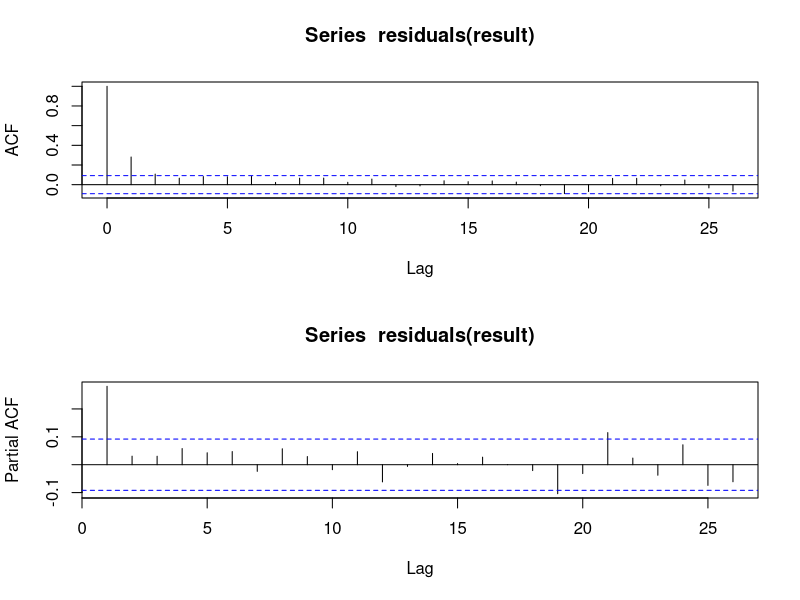
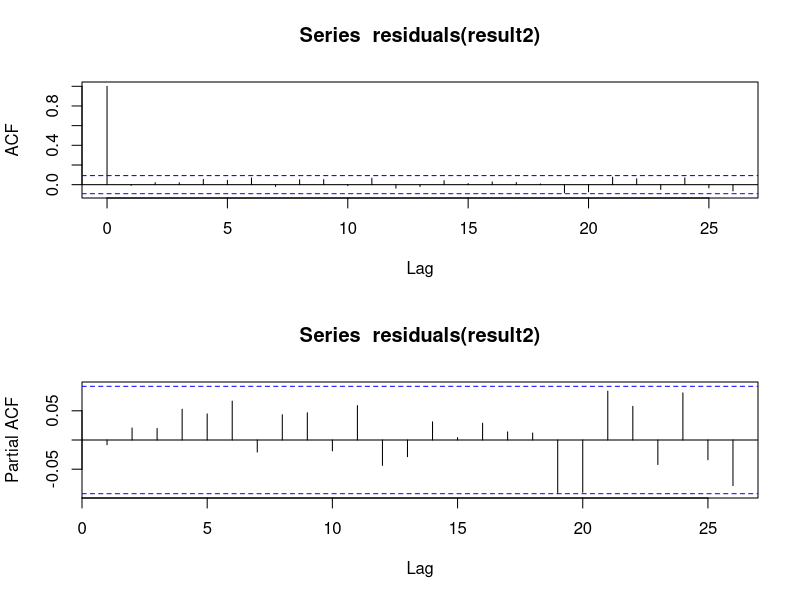
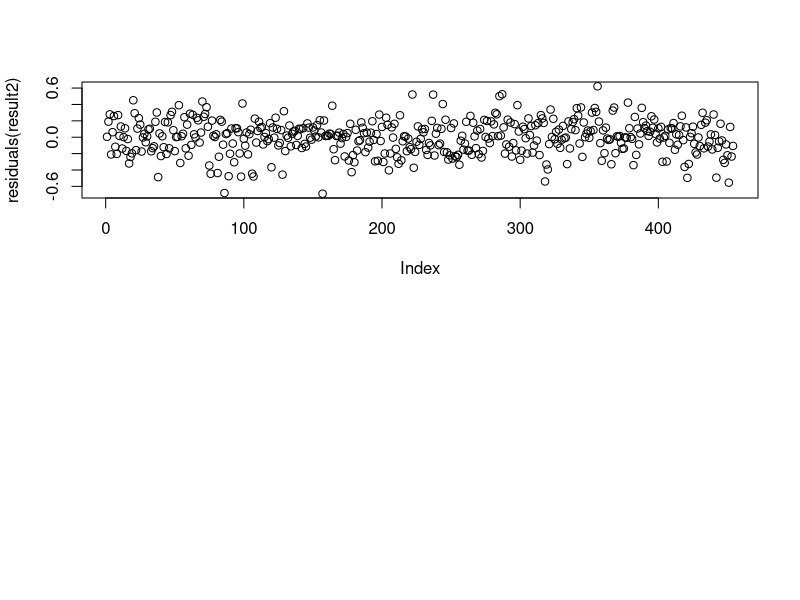

Reproduce these figures in R, in order.
y<-ts(scan("varve.dat"))
y.t<-log(y, base=10)

year<-seq(1,455,1)
year.t<-year-mean(year)
year.t2<-year.t^2

result<-lm(y.t~year.t+year.t2)
summary(result)

par(mfrow=c(2,1))
acf(residuals(result))
pacf(residuals(result))

ar1<-arima(residuals(result),c(1,0,0))
ar1

ar1<-arima(residuals(result),c(1,0,0), include.mean=F)
ar1

y.mat<-cbind(as.ts(y.t), lag(y.t,-1))
year.mat<-cbind(as.ts(year.t), lag(year.t,-1))
year.mat2<-cbind(as.ts(year.t2), lag(year.t2,-1))


y.new<-y.mat[,1] - ar1$coef*y.mat[,2]
year.new<-year.mat[,1] - ar1$coef*year.mat[,2]
year.new2<-year.mat2[,1] - ar1$coef*year.mat2[,2]

result2<-lm(y.new~year.new+year.new2)
summary(result2)

par(mfrow=c(2,1))
acf(residuals(result2))
pacf(residuals(result2))

plot(residuals(result2))